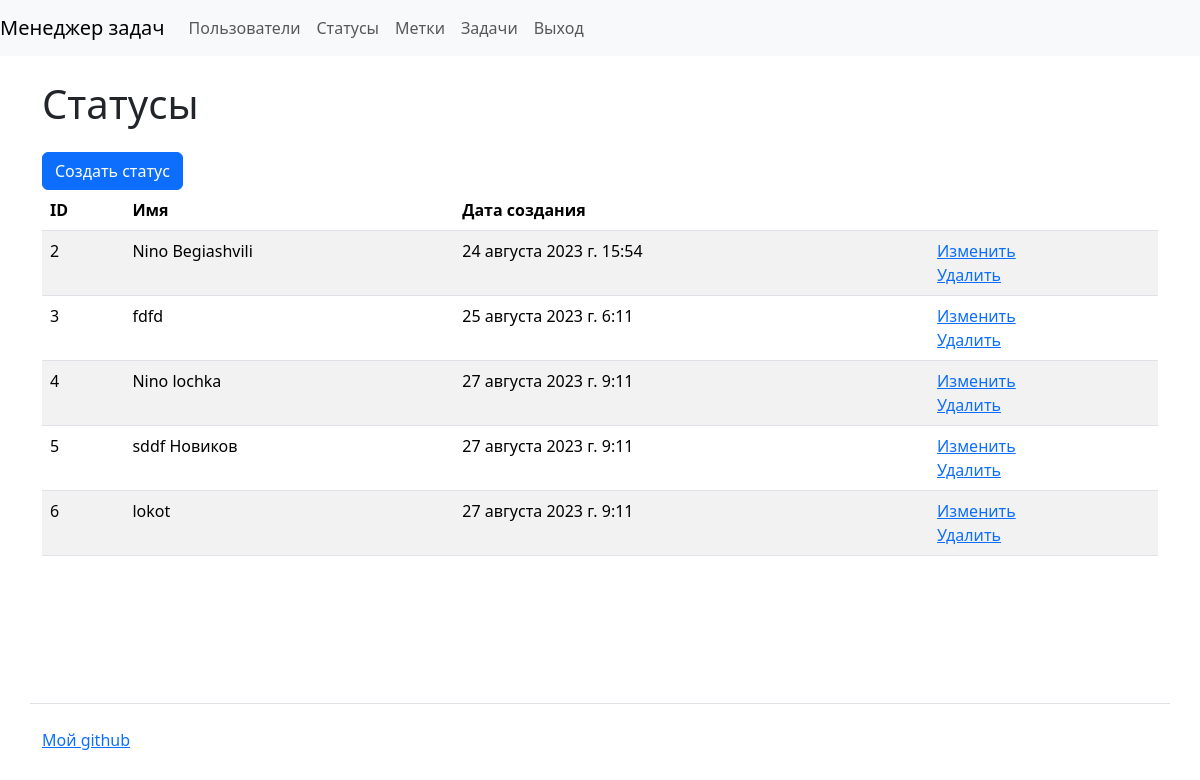
The page /statuses/ (signed in) on the database its author committed.
### statuses/models.py (models this page shows, shortened)
class Statuses(models.Model):
    name = models.CharField(max_length=100, unique=True, verbose_name=_("Name"))
    created_at = models.DateTimeField(auto_now_add=True)

### statuses/views.py (the view)
# urls.py: path('', views.IndexView.as_view(), name='labels'),
class IndexView(CustomLoginRequiredMixin, ListView):
    model = Statuses
    template_name = 'statuses/index.html'
    context_object_name = 'statuses'

### templates/statuses/index.html (shortened to what this page needs)
{% extends "base.html" %}
{% load i18n %}
{% block content %}
<h1 class="my-4">{% trans "Statuses" %}</h1>
    <a class="btn btn-primary" href="{% url 'create_status' %}">{% trans "Create a status" %}</a>
    <table class="table table-striped">
      <thead>
        <tr>
          <th>ID</th>
          <th>{% trans "Name" %}</th>
          <th>{% trans "Date of creation" %}</th>
          <th></th>
        </tr>
      </thead>
      <tbody>
        {% for status in statuses %}
          <tr>
            <td>{{status.pk}}</td>
            <td>{{status.name}}</td>
            <td>{{status.created_at}}</td>
            <td>
              <a href="{% url 'update_status' status.pk %}">{% trans "To change" %}</a>
              <br>
              <a href="{% url 'delete_status' status.pk %}">{% trans "Remove" %}</a>
            </td>
          </tr>
          {% endfor %}
          </tbody>
    </table>
{% endblock %}

### rows shown on the page
Statuses: pk "2", name "Nino Begiashvili", created_at "24 августа 2023 г. 15:54"
Statuses: pk "3", name "fdfd", created_at "25 августа 2023 г. 6:11"
Statuses: pk "4", name "Nino lochka", created_at "27 августа 2023 г. 9:11"
Statuses: pk "5", name "sddf Новиков", created_at "27 августа 2023 г. 9:11"
Statuses: pk "6", name "lokot", created_at "27 августа 2023 г. 9:11"
